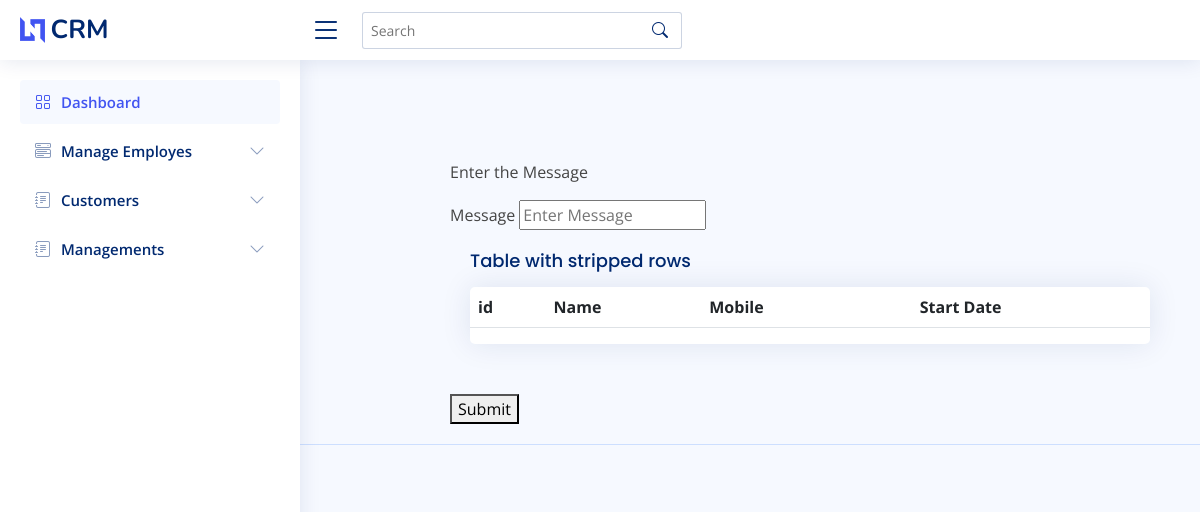
/read-customers (signed in), run on an earlier commit of the app's database.
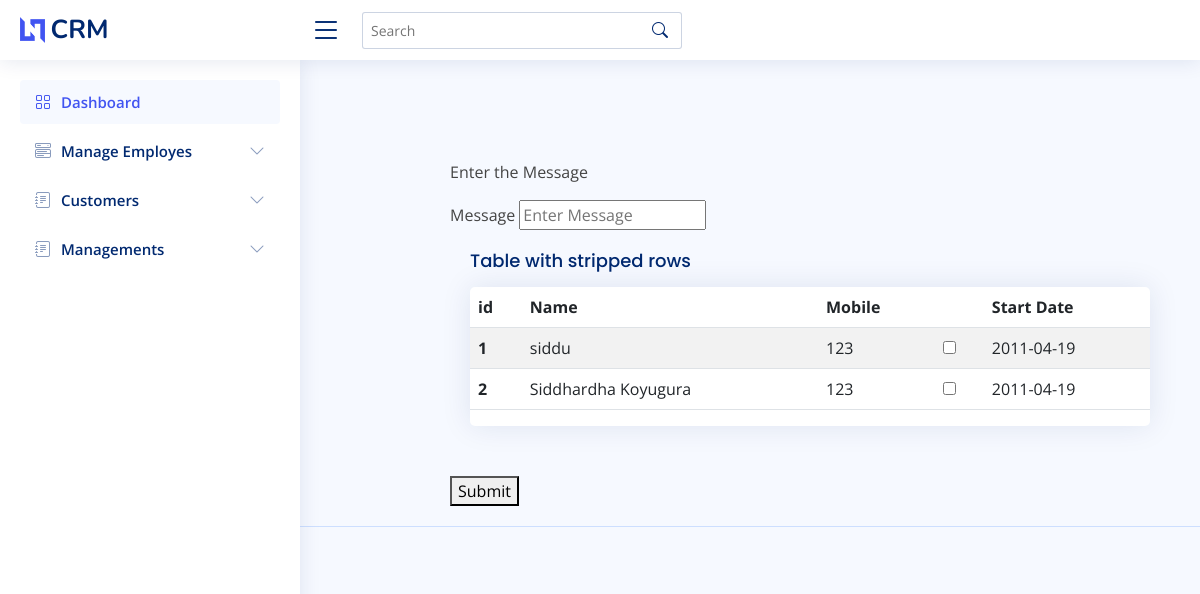
And on a later commit of the database.
### app.py (models this page shows)
class Customer(db.Model):
    __tablename__ = "customers"
    id = db.Column(db.Integer, primary_key = True)
    company = db.Column(db.Text, nullable=False)
    company = db.Column(db.Text, nullable=False)
    name = db.Column(db.Text, nullable = False)
    mobile = db.Column(db.Integer, nullable = False)
    email = db.Column(db.Text, nullable= False)
    can_email= db.Column(db.Integer, nullable=False)
    can_mobile= db.Column(db.Integer, nullable=False)

### app.py (the view, shortened to what this page needs)
@app.route("/read-customers", methods=["GET", "POST"])
@login_required
def read_customers():
    company = current_user.company
    customers = Customer.query.filter_by(company=company).all()
    return render_template("view-customer.html", customers=customers)

### app.py (called while the page is built)
@login_manager.user_loader
def load_user(user_id):
    return Employee.query.get(user_id)

### templates/view-customer.html (shortened to what this page needs)
{% include "header.html" %}
<main id="main" class="main">
  <form style="margin-top: 10vh; width: 60vw; margin-left: 10vw;" method="POST" action="{{ url_for('read_customers') }}">
    <p>Enter the Message</p>
    <label>Message</label>
    <input type="text" placeholder="Enter Message" name="message" class="card-input" required>
    <div class="card-body">
      <h5 class="card-title">Table with stripped rows</h5>
      <div class="card">
        <table class="table table-striped">
          <thead>
            <tr>
              <th scope="col">id</th>
              <th scope="col">Name</th>
              <th scope="col">Mobile</th>
              <th scope="col"></th>
              <th scope="col">Start Date</th>
            </tr>
          </thead>
          {% for i in customers%}
          <tr>
            <th scope="row">{{ i.id }}</th>
            <td>{{i.name}}</td>
            <td>{{i.mobile}}</td>
            <td>
              <input type="checkbox" name={{i.id}} />
            </td>
            <td>2011-04-19</td>
          </tr>
          {% endfor %}
        </table>
      </div>
    </div>
    <button type="submit">Submit</button>
  </form>
</main>
{% include "footer.html" %}

### templates/header.html (shortened to what this page needs)
<!DOCTYPE html>
<html lang="en">
<head>
  <link href="{{ url_for('static', filename='vendor/bootstrap/css/bootstrap.min.css') }}" rel="stylesheet">
  <link href="{{ url_for('static', filename='vendor/bootstrap-icons/bootstrap-icons.css') }}" rel="stylesheet">
  <link href="{{ url_for('static', filename='vendor/boxicons/css/boxicons.min.css') }}" rel="stylesheet">
  <link href="{{ url_for('static', filename='vendor/quill/quill.snow.css') }}" rel="stylesheet">
  <link href="{{ url_for('static', filename='vendor/quill/quill.bubble.css') }}" rel="stylesheet">
  <link href="{{ url_for('static', filename='vendor/remixicon/remixicon.css') }}" rel="stylesheet">
  <link href="{{ url_for('static', filename='vendor/simple-datatables/style.css') }}" rel="stylesheet">
  <link href="{{ url_for('static', filename='css/style.css') }}" rel="stylesheet">
</head>
<body>
  <header id="header" class="header fixed-top d-flex align-items-center">
    <div class="d-flex align-items-center justify-content-between">
      <a href="index.html" class="logo d-flex align-items-center">
        <img src="{{ url_for('static', filename='img/logo.png') }}" alt="">
        <span class="d-none d-lg-block">CRM</span>
      </a>
      <i class="bi bi-list toggle-sidebar-btn"></i>
    </div>
    <div class="search-bar">
      <form class="search-form d-flex align-items-center" method="POST" action="#">
        <input type="text" name="query" placeholder="Search" title="Enter search keyword">
        <button type="submit" title="Search"><i class="bi bi-search"></i></button>
      </form>
    </div>
  </header>
  <aside id="sidebar" class="sidebar">
    <ul class="sidebar-nav" id="sidebar-nav">
      <li class="nav-item">
        <a class="nav-link " href="{{ url_for('home') }}">
          <i class="bi bi-grid"></i>
          <span>Dashboard</span>
        </a>
      </li>
      <li class="nav-item">
        <a class="nav-link collapsed" data-bs-target="#components-nav" data-bs-toggle="collapse" href="#">
          <i class="bi bi-menu-button-wide"></i><span>Manage Employes</span><i class="bi bi-chevron-down ms-auto"></i>
        </a>
      <li class="nav-item">
        <a class="nav-link collapsed" data-bs-target="#forms-nav" data-bs-toggle="collapse" href="#">
          <i class="bi bi-journal-text"></i><span>Customers</span><i class="bi bi-chevron-down ms-auto"></i>
        </a>
      </li>
      <li class="nav-item">
        <a class="nav-link collapsed" data-bs-target="#tables-nav" data-bs-toggle="collapse" href="#">
          <i class="bi bi-journal-text"></i><span>Managements</span><i class="bi bi-chevron-down ms-auto"></i>
        </a>
      </li>
    </ul>
  </aside>

### templates/footer.html (shortened to what this page needs)
  <footer id="footer" class="footer">
  </footer>
</body>
</html>

### static/css/style.css (style rules this page uses)
:root { scroll-behavior: smooth; }
body { font-family: "Open Sans", sans-serif; background: #f6f9ff; color: #444444; }
a { color: #4154f1; text-decoration: none; }
h1, h2, h3, h4, h5, h6 { font-family: "Nunito", sans-serif; }
#main { margin-top: 60px; padding: 20px 30px; transition: all 0.3s; }
.card { margin-bottom: 30px; border: none; border-radius: 5px; box-shadow: 0px 0 30px rgba(1, 41, 112, 0.1); }
.card-title { padding: 20px 0 15px 0; font-size: 18px; font-weight: 500; color: #012970; font-family: "Poppins", sans-serif; }
.card-body { padding: 0 20px 20px 20px; }
.logo { line-height: 1; }
@media (min-width: 1200px) { .logo { width: 280px; } }
.logo img { max-height: 26px; margin-right: 6px; }
.logo span { font-size: 26px; font-weight: 700; color: #012970; font-family: "Nunito", sans-serif; }
.header { transition: all 0.5s; z-index: 997; height: 60px; box-shadow: 0px 2px 20px rgba(1, 41, 112, 0.1); background-color: #fff; padding-left: 20px; }
.header .toggle-sidebar-btn { font-size: 32px; padding-left: 10px; cursor: pointer; color: #012970; }
.header .search-bar { min-width: 360px; padding: 0 20px; }
.header .search-form { width: 100%; }
.header .search-form input { border: 0; font-size: 14px; color: #012970; border: 1px solid rgba(1, 41, 112, 0.2); padding: 7px 38px 7px 8px; border-radius: 3px; transition: 0.3s; width: 100%; }
.header .search-form button { border: 0; padding: 0; margin-left: -30px; background: none; }
.header .search-form button i { color: #012970; }
.sidebar { position: fixed; top: 60px; left: 0; bottom: 0; width: 300px; z-index: 996; transition: all 0.3s; padding: 20px; overflow-y: auto; scrollbar-width: thin; scrollbar-color: #aab7cf transparent; box-shadow: 0px 0px 20px rgba(1, 41, 112, 0.1); background-color: #fff; }
@media (min-width: 1200px) { #main, #footer { margin-left: 300px; } }
.sidebar-nav { padding: 0; margin: 0; list-style: none; }
.sidebar-nav li { padding: 0; margin: 0; list-style: none; }
.sidebar-nav .nav-item { margin-bottom: 5px; }
.sidebar-nav .nav-link { display: flex; align-items: center; font-size: 15px; font-weight: 600; color: #4154f1; transition: 0.3; background: #f6f9ff; padding: 10px 15px; border-radius: 4px; }
.sidebar-nav .nav-link i { font-size: 16px; margin-right: 10px; color: #4154f1; }
.sidebar-nav .nav-link.collapsed { color: #012970; background: #fff; }
.sidebar-nav .nav-link.collapsed i { color: #899bbd; }
.sidebar-nav .nav-link .bi-chevron-down { margin-right: 0; transition: transform 0.2s ease-in-out; }
.footer { padding: 20px 0; font-size: 14px; transition: all 0.3s; border-top: 1px solid #cddfff; }

What changed in the data, as far as the page shows it:
added Customer: id "1", name "siddu", mobile "123"
added Customer: id "2", name "Siddhardha Koyugura", mobile "123"
